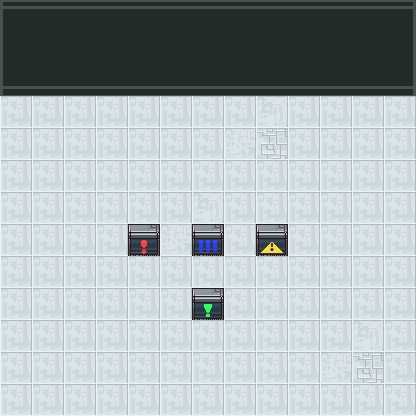

Rendered tile map (Tiled .tmx) drawn with the repository's tilesets; below, a short description and the map source with its tile grids summarised:
An orthogonal 13x13 tile map with 32x32 px tiles, 4 tile layers (Camada de Tiles 1, Paredes, detalhesCenario, AlavancasDesenho) and 16 objects (r1, r2, r3, r4, a1, ...).

<map version="1.0" tiledversion="1.0.3" orientation="orthogonal" renderorder="right-down" width="13" height="13" tilewidth="32" tileheight="32" nextobjectid="106">
 <tileset firstgid="1" source="progBotsFinalTileset.tsx" />
 <layer name="Camada de Tiles 1" width="13" height="13">
  <data>[169 cells, 169 non-empty, 13 distinct tile ids]</data>
 </layer>
 <layer name="Paredes" width="13" height="13">
  <data>[169 cells, 4 non-empty, 4 distinct tile ids]</data>
 </layer>
 <objectgroup name="Paredes">
  <object id="32" x="0" y="0" height="416" />
  <object id="33" x="0" y="0" width="416" height="3" />
  <object id="34" x="416" y="0" height="416" />
  <object id="35" x="0" y="416" width="416" height="-12" />
  <object id="102" x="128" y="224" width="32" height="32" />
  <object id="103" x="192" y="224" width="32" height="32" />
  <object id="104" x="256" y="224" width="32" height="32" />
  <object id="105" x="192" y="288" width="32" height="32" />
 </objectgroup>
 <objectgroup name="robos">
  <object id="15" name="r1" x="128" y="160" width="32" height="32" />
  <object id="16" name="r2" x="192" y="160" width="32" height="32" />
  <object id="17" name="r3" x="256" y="160" width="32" height="32" />
  <object id="70" name="r4" x="192" y="352" width="32" height="32" />
 </objectgroup>
 <objectgroup name="alavancas">
  <object id="24" name="a1" x="416" y="352" width="32" height="32" />
  <object id="25" name="a2" x="416" y="288" width="32" height="32" />
  <object id="26" name="a3" x="-32" y="96" width="32" height="32" />
  <object id="68" name="a4" x="-32" y="160" width="32" height="32" />
 </objectgroup>
 <layer name="detalhesCenario" width="13" height="13">
  <data>[169 cells, 0 non-empty, 0 distinct tile ids]</data>
 </layer>
 <layer name="AlavancasDesenho" width="13" height="13">
  <data>[169 cells, 0 non-empty, 0 distinct tile ids]</data>
 </layer>
</map>
